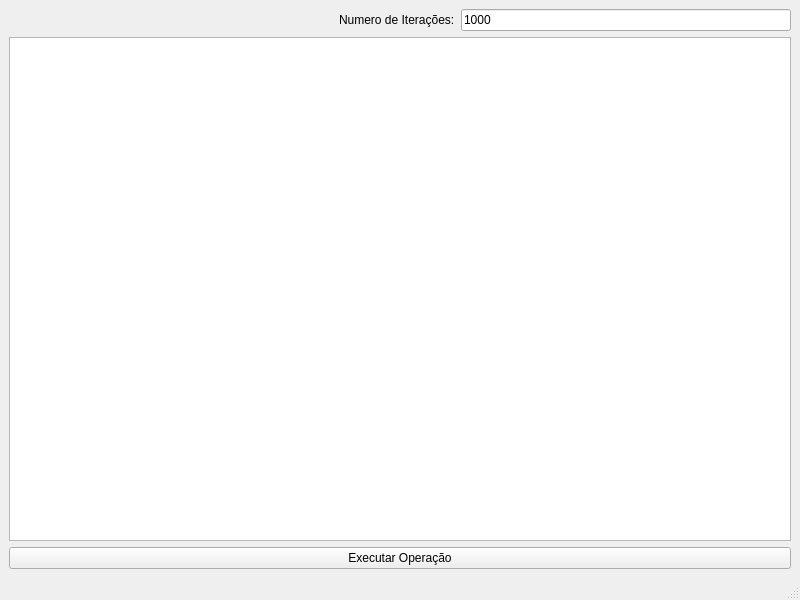
<?xml version="1.0" encoding="UTF-8"?>
<ui version="4.0">
 <class>MainWindow</class>
 <widget class="QMainWindow" name="MainWindow">
  <property name="geometry">
   <rect>
    <x>0</x>
    <y>0</y>
    <width>800</width>
    <height>600</height>
   </rect>
  </property>
  <property name="windowTitle">
   <string>MainWindow</string>
  </property>
  <widget class="QWidget" name="centralwidget">
   <layout class="QVBoxLayout" name="verticalLayout_2">
    <item>
     <layout class="QHBoxLayout" name="horizontalLayout">
      <item>
       <spacer name="horizontalSpacer">
        <property name="orientation">
         <enum>Qt::Horizontal</enum>
        </property>
        <property name="sizeHint" stdset="0">
         <size>
          <width>40</width>
          <height>20</height>
         </size>
        </property>
       </spacer>
      </item>
      <item>
       <widget class="QLabel" name="label">
        <property name="text">
         <string>Numero de Iterações:</string>
        </property>
       </widget>
      </item>
      <item>
       <widget class="QLineEdit" name="lineEdit">
        <property name="text">
         <string>1000</string>
        </property>
       </widget>
      </item>
     </layout>
    </item>
    <item>
     <widget class="QTextEdit" name="textEdit">
      <property name="readOnly">
       <bool>true</bool>
      </property>
     </widget>
    </item>
    <item>
     <widget class="QPushButton" name="pushButton">
      <property name="text">
       <string>Executar Operação</string>
      </property>
     </widget>
    </item>
   </layout>
  </widget>
  <widget class="QMenuBar" name="menubar">
   <property name="geometry">
    <rect>
     <x>0</x>
     <y>0</y>
     <width>800</width>
     <height>22</height>
    </rect>
   </property>
  </widget>
  <widget class="QStatusBar" name="statusbar"/>
 </widget>
 <resources/>
 <connections/>
</ui>
